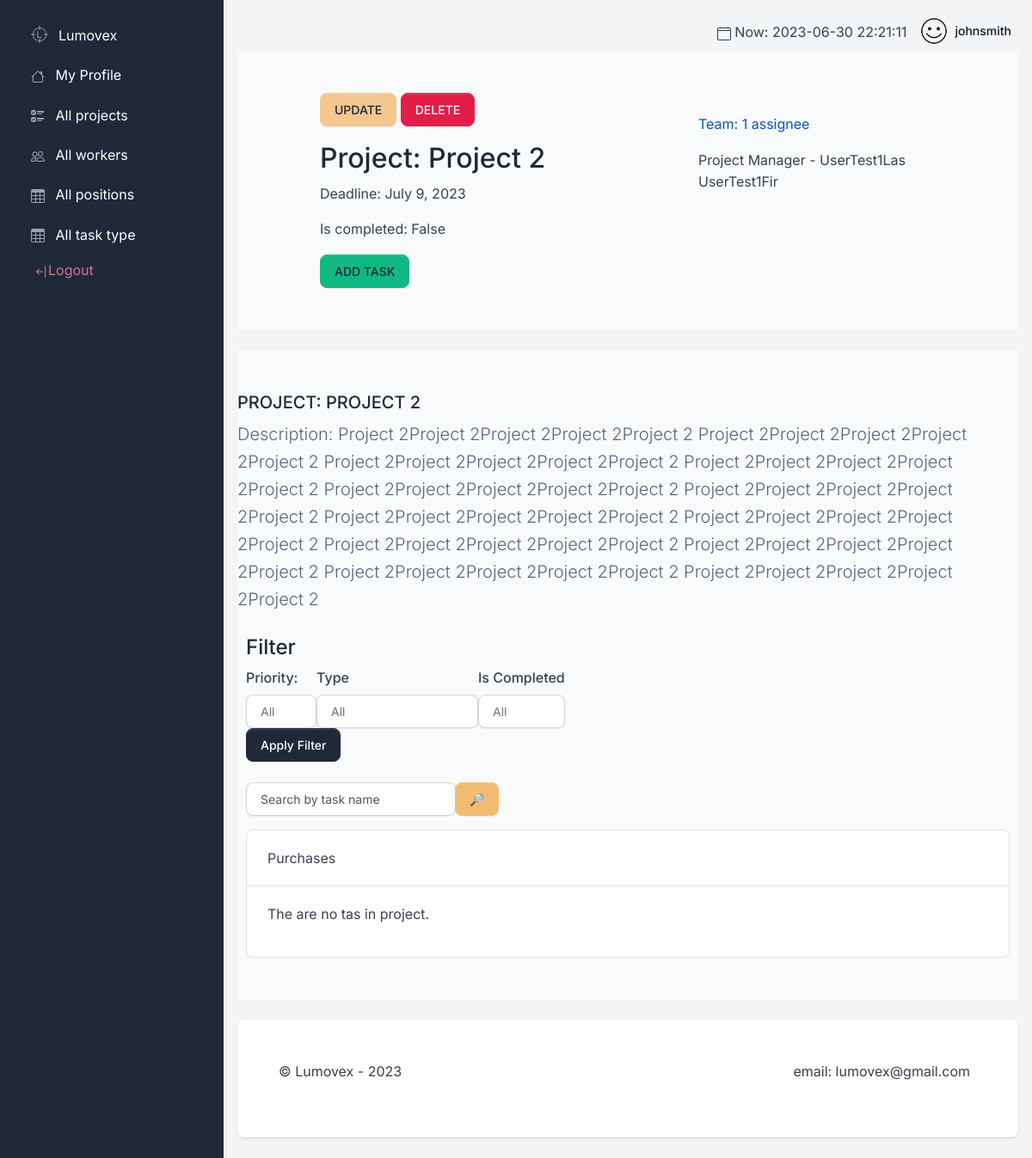
/projects/2/ (signed in), run on the app's committed database.
### task_manager/models.py (models this page shows, shortened)
class Worker(AbstractUser):
    position = models.ForeignKey(
        Position,
        on_delete=models.CASCADE,
        null=True,
    )
    class Meta:
        verbose_name = "worker"
        verbose_name_plural = "workers"

class Project(models.Model):
    name = models.CharField(max_length=255)
    description = models.TextField()
    deadline = models.DateField(null=True, blank=True)
    is_completed = models.BooleanField(default=False)
    assignees = models.ManyToManyField(
        settings.AUTH_USER_MODEL,
        related_name="projects"
    )

class Position(models.Model):
    name = models.CharField(max_length=63)
    def __str__(self):
        return self.name

### task_manager/views.py (the view)
class ProjectDetailView(LoginRequiredMixin, generic.DetailView):
    model = Project
    template_name = "task_manager/project_detail.html"
    context_object_name = "project"
    def get_context_data(self, **kwargs):
        context = super().get_context_data(**kwargs)
        context["search_form"] = TaskSearchForm(self.request.GET)
        context["filtered_tasks"] = self.get_filtered_tasks().prefetch_related('task_type')
        context["task_types"] = TaskType.objects.all()
        return context
    def get_object(self, queryset=None):
        project_id = int(self.kwargs.get("project_id"))
        queryset = ProjectMixin.get_project_queryset()
        return get_object_or_404(queryset, id=project_id)
    def get_filtered_tasks(self):
        project_id = int(self.kwargs.get("project_id"))
        project = ProjectMixin.get_project(project_id)
        tasks = project.tasks.all()
        form = TaskSearchForm(self.request.GET)
        if form.is_valid():
            name = form.cleaned_data["name"]
            tasks = tasks.filter(name__icontains=name)
        priority = self.request.GET.get("priority")
        if priority:
            tasks = tasks.filter(priority=priority)
        task_type_id = self.request.GET.get("task_type_id")
        if task_type_id:
            tasks = tasks.filter(task_type_id=task_type_id)
        is_completed = self.request.GET.get("is_completed")
        if is_completed is not None:
            is_completed = True if is_completed == "true" else False
            tasks = tasks.filter(is_completed=is_completed)
        return tasks.distinct()

### task_manager/forms.py
class TaskSearchForm(forms.Form):
    name = forms.CharField(
        max_length=255,
        required=False,
        label="",
        widget=forms.TextInput(attrs={"placeholder": "Search by task name"}),
    )

### task_manager/views.py (called while the page is built)
    @staticmethod
    def get_project(project_id):
        queryset = ProjectMixin.get_project_queryset()
        return get_object_or_404(queryset, id=project_id)

    @staticmethod
    def get_project_queryset():
        return Project.objects.all()

### templates/task_manager/project_detail.html (shortened to what this page needs)
{% extends "base.html" %}
{% load crispy_forms_filters %}
{% block content %}
  <section class="section section-lg bg-gray-50 py-5" id="pricing">
      <div class="container">
        <div class="row justify-content-between">
          <div class="col-12 col-lg-4" style="margin-left: 80px">
            <p>
              <a href="{% url 'task_manager:project-update' project_id=project.id %}?next={{request.path}}"
              type="submit"
              class="btn btn-warning">UPDATE
            </a>
            <a href="{% url 'task_manager:project-delete' project_id=project.id %}"
              type="submit"
              class="btn btn-danger">DELETE
            </a></p>
            <h2>
              Project: {{ project.name }}
            </h2>
            <p>Deadline: {{ project.deadline }}</p>
            <p>
              Is completed: {{ project.is_completed }}
            </p><a href="{% url 'task_manager:task-create' project_id=project.pk %}?next={{request.path}}"
              type="submit"
              class="btn btn-success">ADD TASK
            </a>
          </div>
          <div class="col-12 col-lg-4 " style="margin-right: 80px">
            {% if project.assignees %}
               <br>
                <p style="color: #0a53be">
                  Team: {{ project.assignees.count }} assignee{{ project.assignees.count|pluralize }}
                </p>
                {% for worker in project.assignees.all %}
                    <p>
                      {{ worker.position }} - {{ worker.last_name }} {{ worker.first_name }}
                    </p>
                {% endfor %}
            {% else %}
              <p>No team</p>
            {% endif %}
          </div>
        </div>
      </div>
    </section>
  <br>
    <section class="section section-lg bg-gray-50 py-5" id="pricing">
        <div>
          <h5 class="text-uppercase text-primary letter-spacing-3">
            Project: {{ project.name }}
          </h5>
          <p class="lead text-muted mb-4 ">
            Description: {{ project.description }} </p>
      </div>
      <div>
      <div>
      <form style="padding-left: 10px" action="{% url 'task_manager:project-detail' project_id=project.id %}" method="get">      <h4>Filter</h4>
          <div class="d-flex">
            <div class="form-group">
              <label for="priority">Priority:</label>
              <select name="priority" id="priority" class="form-control">
                <option value="" {% if not request.GET.priority %}selected{% endif %}>All</option>
              </select>
            </div>
            <div class="form-group">
                <label for="task_type">Type</label>
                <select name="task_type_id" id="task_type" class="form-control">
                    <option value="" {% if not request.GET.task_type_id %}selected{% endif %}>All</option>
                </select>
            </div>
            <div class="form-group">
              <label for="is_completed">Is Completed</label>
              <select name="is_completed" id="is_completed" class="form-control">
                  <option value="" {% if not request.GET.is_completed %}selected{% endif %}>All</option>
              </select>
            </div>
          </div>
          <button type="submit" class="btn btn-primary">Apply Filter</button>
        </form>
        <br>
        <form style="padding-left: 10px" action="{% url 'task_manager:project-detail' project_id=project.id %}" method="get" class="form-inline">
          <div class="input-group">
            {{ search_form|crispy }}
            <div class="input-group-append">
              <button class="btn btn-secondary" type="submit">🔎</button>
            </div>
          </div>
        </form>
        <div style="padding-left: 10px; padding-right: 10px" class="col-12 col-lg-12">
          <div class="card card-table">
             <div class="card-header">
               <div class="title">Purchases</div>
             </div>
                <div class="card-body table-responsive">
                    {% if filtered_tasks %}
                      <table class="table table-striped table-borderless">
                        <thead>
                          <tr>
                            <th>Task Type</th>
                            <th style="padding-left: 40px">Task</th>
                            <th style="padding-left: 40px">Deadline</th>
                            <th>Is completed</th>
                            <th>Priority</th>
                            <th style="padding-left: 40px">UPDATE</th>
                            <th style="padding-left: 40px">DELETE</th>
                          </tr>
                        </thead>
                        {% for task in filtered_tasks %}
                          <tbody class="no-border-x">
                            <tr>
                              <td>{{ task.task_type }}</td>
                              <td>
                                <a style="color: #0a6f4d; text-decoration: underline" href="{% url 'task_manager:task-detail' project_id=project.id pk=task.id %}">
                                  {{ task.name }}
                                </a>
                              </td>
                              <td>{{ task.deadline }}</td>
                              {% if task.is_completed is True %}
                                <td class="text-success">{{ task.is_completed }}</td>
                              {% else %}
                                <td class="text-danger">{{ task.is_completed }}</td>
                              {% endif %}
                              <td>{{ task.priority }}</td>
                              <td>
                                  <a type="button"
                                     class="btn btn-warning"
                                     href="{% url 'task_manager:task-update' project_id=project.id pk=task.id %}">
                                    UPDATE
                                  </a>
                              </td>
                              <td>
                                <a type="button"
                                   class="btn btn-danger"
                                   href="{% url 'task_manager:task-delete' project_id=project.id pk=task.id %}">
                                  DELETE
                                </a>
                              </td>
                            </tr>
                          </tbody>
                        {% endfor %}
                      </table>
                </div>
             </div>
        </div>
            {% block pagination %}
              {% include "includes/pagination.html" %}
            {% endblock %}
                  {% else %}
                    <p>The are no tas in project.</p>
                  {% endif %}
    </section>
{% endblock %}

### templates/includes/navigation.html (shortened to what this page needs)
{% load static %}
<nav class="navbar navbar-top navbar-expand navbar-dashboard navbar-dark ps-0 pe-2 pb-0">
  <div class="container-fluid px-0">
    <div class="d-flex justify-content-between w-100" id="navbarSupportedContent">
      <ul class="navbar-nav align-items-center">
        <li>
          <span>
          </span>  Now: {% now "Y-m-d H:i:s" %}</li>
        <li class="nav-item dropdown ms-lg-3">
        {% if user.is_authenticated %}
          <a class="nav-link dropdown-toggle pt-1 px-0" href="{% url 'task_manager:worker-detail' pk=user.id %}" role="button" data-bs-toggle="dropdown"
            aria-expanded="false">
            <div class="media d-flex align-items-center">
              <img class="avatar rounded-circle" alt="Image placeholder"
                src="{% static 'assets/img/team/userlogout.png' %}">
              <div class="media-body ms-2 text-dark align-items-center d-none d-lg-block">
                <span class="mb-0 font-small fw-bold text-gray-900">{{ user.get_username }}</span>
              </div>
            </div>
          </a>
        </li>
      {% else %}
        <a class="nav-link dropdown-toggle pt-1 px-0" style="color:darkgreen; font-size: 25px " href="{% url 'login' %}?next={{request.path}}"
          ><img class="avatar rounded-circle" alt="Image placeholder"
                src="{% static 'assets/img/team/user_login.png' %}">Login
        </a>
      {% endif %}
      </ul>
    </div>
  </div>
</nav>

### data on the page
Worker: get_username "johnsmith"
Project: name "Project 2", deadline "July 9, 2023", is_completed "False", assignees.count "1", name "PROJECT 2", description "Project 2Project 2Project 2Project 2Project 2 Project 2Project 2Project 2Project 2Project 2 Project 2Project 2Project 2Project 2Project 2 Project 2Project 2Project 2Project 2Project 2 Project 2Project 2Project 2Project 2Project 2 Project 2Project 2Project 2Project 2Project 2 Project 2Project 2Project 2Project 2Project 2 Project 2Project 2Project 2Project 2Project 2 Project 2Project 2Project 2Project 2Project 2 Project 2Project 2Project 2Project 2Project 2 Project 2Project 2Project 2Project 2Project 2 Project 2Project 2Project 2Project 2Project 2"
Worker: position "Project Manager", last_name "UserTest1Las", first_name "UserTest1Fir"
